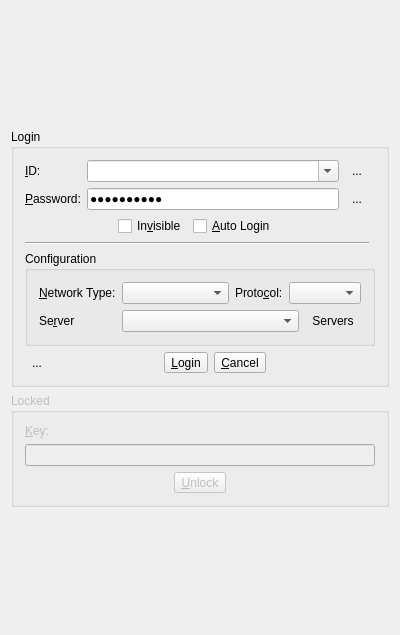
<?xml version="1.0" encoding="UTF-8"?>
<ui version="4.0">
 <class>LoginWidgetClass</class>
 <widget class="QWidget" name="LoginWidgetClass">
  <property name="geometry">
   <rect>
    <x>0</x>
    <y>0</y>
    <width>400</width>
    <height>635</height>
   </rect>
  </property>
  <property name="windowTitle">
   <string>LoginWidget</string>
  </property>
  <layout class="QGridLayout" name="gridLayout">
   <item row="0" column="0">
    <widget class="QLabel" name="topLabel">
     <property name="sizePolicy">
      <sizepolicy hsizetype="Expanding" vsizetype="Expanding">
       <horstretch>0</horstretch>
       <verstretch>0</verstretch>
      </sizepolicy>
     </property>
     <property name="text">
      <string/>
     </property>
     <property name="scaledContents">
      <bool>false</bool>
     </property>
     <property name="alignment">
      <set>Qt::AlignCenter</set>
     </property>
    </widget>
   </item>
   <item row="1" column="0">
    <widget class="QGroupBox" name="loginGroupBox">
     <property name="sizePolicy">
      <sizepolicy hsizetype="Expanding" vsizetype="Preferred">
       <horstretch>0</horstretch>
       <verstretch>0</verstretch>
      </sizepolicy>
     </property>
     <property name="title">
      <string>Login</string>
     </property>
     <layout class="QGridLayout" name="loginGridLayout">
      <item row="0" column="0">
       <widget class="QLabel" name="idLabel">
        <property name="text">
         <string>&amp;ID:</string>
        </property>
        <property name="buddy">
         <cstring>idComboBox</cstring>
        </property>
       </widget>
      </item>
      <item row="0" column="1">
       <widget class="QComboBox" name="idComboBox">
        <property name="sizePolicy">
         <sizepolicy hsizetype="Expanding" vsizetype="Fixed">
          <horstretch>0</horstretch>
          <verstretch>0</verstretch>
         </sizepolicy>
        </property>
        <property name="editable">
         <bool>true</bool>
        </property>
        <property name="currentIndex">
         <number>-1</number>
        </property>
       </widget>
      </item>
      <item row="0" column="2" colspan="2">
       <widget class="QToolButton" name="toolButtonApplyForRegistration">
        <property name="toolTip">
         <string>Apply For Registration</string>
        </property>
        <property name="whatsThis">
         <string>Apply For Registration</string>
        </property>
        <property name="text">
         <string>...</string>
        </property>
        <property name="icon">
         <iconset resource="../resources.qrc">
          <normaloff>:/resources/images/contacts.png</normaloff>:/resources/images/contacts.png</iconset>
        </property>
        <property name="autoRaise">
         <bool>true</bool>
        </property>
       </widget>
      </item>
      <item row="1" column="0">
       <widget class="QLabel" name="passwordLabel">
        <property name="text">
         <string>&amp;Password:</string>
        </property>
        <property name="buddy">
         <cstring>passwordLineEdit</cstring>
        </property>
       </widget>
      </item>
      <item row="1" column="1">
       <widget class="QLineEdit" name="passwordLineEdit">
        <property name="text">
         <string>hehuihehui</string>
        </property>
        <property name="frame">
         <bool>true</bool>
        </property>
        <property name="echoMode">
         <enum>QLineEdit::Password</enum>
        </property>
       </widget>
      </item>
      <item row="5" column="0" colspan="4">
       <layout class="QHBoxLayout" name="horizontalLayout_2">
        <item>
         <widget class="QToolButton" name="toolButtonConfig">
          <property name="text">
           <string>...</string>
          </property>
          <property name="icon">
           <iconset resource="../resources.qrc">
            <normaloff>:/resources/images/configure.png</normaloff>:/resources/images/configure.png</iconset>
          </property>
          <property name="checkable">
           <bool>true</bool>
          </property>
          <property name="autoRaise">
           <bool>true</bool>
          </property>
         </widget>
        </item>
        <item>
         <spacer name="horizontalSpacer_4">
          <property name="orientation">
           <enum>Qt::Horizontal</enum>
          </property>
          <property name="sizeHint" stdset="0">
           <size>
            <width>40</width>
            <height>20</height>
           </size>
          </property>
         </spacer>
        </item>
        <item>
         <widget class="QToolButton" name="loginToolButton">
          <property name="sizePolicy">
           <sizepolicy hsizetype="Minimum" vsizetype="Fixed">
            <horstretch>0</horstretch>
            <verstretch>0</verstretch>
           </sizepolicy>
          </property>
          <property name="text">
           <string>&amp;Login</string>
          </property>
          <property name="shortcut">
           <string>Ctrl+Return</string>
          </property>
          <property name="toolButtonStyle">
           <enum>Qt::ToolButtonTextBesideIcon</enum>
          </property>
         </widget>
        </item>
        <item>
         <widget class="QToolButton" name="cancelToolButton">
          <property name="text">
           <string>&amp;Cancel</string>
          </property>
         </widget>
        </item>
        <item>
         <spacer name="horizontalSpacer_5">
          <property name="orientation">
           <enum>Qt::Horizontal</enum>
          </property>
          <property name="sizeHint" stdset="0">
           <size>
            <width>40</width>
            <height>20</height>
           </size>
          </property>
         </spacer>
        </item>
       </layout>
      </item>
      <item row="1" column="2">
       <widget class="QToolButton" name="toolButtoRetrievePassword">
        <property name="toolTip">
         <string>Retrieve Password</string>
        </property>
        <property name="whatsThis">
         <string>Retrieve Password</string>
        </property>
        <property name="text">
         <string>...</string>
        </property>
        <property name="icon">
         <iconset resource="../resources.qrc">
          <normaloff>:/resources/images/password.png</normaloff>:/resources/images/password.png</iconset>
        </property>
        <property name="autoRaise">
         <bool>true</bool>
        </property>
       </widget>
      </item>
      <item row="2" column="0" colspan="3">
       <layout class="QHBoxLayout" name="horizontalLayout_3">
        <item>
         <spacer name="horizontalSpacer_6">
          <property name="orientation">
           <enum>Qt::Horizontal</enum>
          </property>
          <property name="sizeHint" stdset="0">
           <size>
            <width>40</width>
            <height>20</height>
           </size>
          </property>
         </spacer>
        </item>
        <item>
         <widget class="QCheckBox" name="invisibleCheckBox">
          <property name="text">
           <string>In&amp;visible</string>
          </property>
         </widget>
        </item>
        <item>
         <widget class="QCheckBox" name="autoLoginCheckBox">
          <property name="text">
           <string>&amp;Auto Login</string>
          </property>
         </widget>
        </item>
        <item>
         <spacer name="horizontalSpacer_7">
          <property name="orientation">
           <enum>Qt::Horizontal</enum>
          </property>
          <property name="sizeHint" stdset="0">
           <size>
            <width>40</width>
            <height>20</height>
           </size>
          </property>
         </spacer>
        </item>
       </layout>
      </item>
      <item row="3" column="0" colspan="3">
       <widget class="Line" name="line">
        <property name="orientation">
         <enum>Qt::Horizontal</enum>
        </property>
       </widget>
      </item>
      <item row="4" column="0" colspan="4">
       <widget class="QGroupBox" name="groupBoxConfiguration">
        <property name="title">
         <string>Configuration</string>
        </property>
        <layout class="QGridLayout" name="gridLayout_2">
         <item row="0" column="0">
          <widget class="QLabel" name="labelNetworkType">
           <property name="text">
            <string>&amp;Network Type:</string>
           </property>
           <property name="buddy">
            <cstring>comboBoxNetworkType</cstring>
           </property>
          </widget>
         </item>
         <item row="0" column="1">
          <widget class="QComboBox" name="comboBoxNetworkType">
           <property name="sizePolicy">
            <sizepolicy hsizetype="Expanding" vsizetype="Fixed">
             <horstretch>0</horstretch>
             <verstretch>0</verstretch>
            </sizepolicy>
           </property>
           <property name="currentIndex">
            <number>-1</number>
           </property>
          </widget>
         </item>
         <item row="0" column="2">
          <widget class="QLabel" name="labelProtocol">
           <property name="text">
            <string>Proto&amp;col:</string>
           </property>
           <property name="buddy">
            <cstring>comboBoxProtocol</cstring>
           </property>
          </widget>
         </item>
         <item row="0" column="3">
          <widget class="QComboBox" name="comboBoxProtocol"/>
         </item>
         <item row="1" column="0">
          <widget class="QLabel" name="labelServerIP">
           <property name="text">
            <string>Se&amp;rver</string>
           </property>
           <property name="buddy">
            <cstring>comboBoxServerIP</cstring>
           </property>
          </widget>
         </item>
         <item row="1" column="1" colspan="3">
          <layout class="QHBoxLayout" name="horizontalLayout_4">
           <item>
            <widget class="QComboBox" name="comboBoxServerIP">
             <property name="sizePolicy">
              <sizepolicy hsizetype="Expanding" vsizetype="Fixed">
               <horstretch>0</horstretch>
               <verstretch>0</verstretch>
              </sizepolicy>
             </property>
            </widget>
           </item>
           <item>
            <widget class="QToolButton" name="toolButtonServersManager">
             <property name="text">
              <string>Servers</string>
             </property>
             <property name="icon">
              <iconset resource="../resources.qrc">
               <normaloff>:/resources/images/tools.png</normaloff>:/resources/images/tools.png</iconset>
             </property>
             <property name="autoRaise">
              <bool>true</bool>
             </property>
            </widget>
           </item>
          </layout>
         </item>
        </layout>
       </widget>
      </item>
     </layout>
    </widget>
   </item>
   <item row="3" column="0">
    <widget class="QGroupBox" name="unlockGroupBox">
     <property name="enabled">
      <bool>false</bool>
     </property>
     <property name="sizePolicy">
      <sizepolicy hsizetype="Expanding" vsizetype="Preferred">
       <horstretch>0</horstretch>
       <verstretch>0</verstretch>
      </sizepolicy>
     </property>
     <property name="title">
      <string>Locked</string>
     </property>
     <layout class="QGridLayout" name="unlockGridLayout">
      <item row="1" column="0">
       <widget class="QLineEdit" name="keyLineEdit">
        <property name="echoMode">
         <enum>QLineEdit::Password</enum>
        </property>
       </widget>
      </item>
      <item row="2" column="0">
       <layout class="QHBoxLayout" name="horizontalLayout">
        <item>
         <spacer name="horizontalSpacer_2">
          <property name="orientation">
           <enum>Qt::Horizontal</enum>
          </property>
          <property name="sizeHint" stdset="0">
           <size>
            <width>40</width>
            <height>20</height>
           </size>
          </property>
         </spacer>
        </item>
        <item>
         <widget class="QToolButton" name="unlockToolButton">
          <property name="sizePolicy">
           <sizepolicy hsizetype="Minimum" vsizetype="Fixed">
            <horstretch>0</horstretch>
            <verstretch>0</verstretch>
           </sizepolicy>
          </property>
          <property name="text">
           <string>&amp;Unlock</string>
          </property>
          <property name="toolButtonStyle">
           <enum>Qt::ToolButtonTextBesideIcon</enum>
          </property>
         </widget>
        </item>
        <item>
         <spacer name="horizontalSpacer_3">
          <property name="orientation">
           <enum>Qt::Horizontal</enum>
          </property>
          <property name="sizeHint" stdset="0">
           <size>
            <width>40</width>
            <height>20</height>
           </size>
          </property>
         </spacer>
        </item>
       </layout>
      </item>
      <item row="0" column="0">
       <widget class="QLabel" name="keyLabel">
        <property name="text">
         <string>&amp;Key:</string>
        </property>
        <property name="buddy">
         <cstring>keyLineEdit</cstring>
        </property>
       </widget>
      </item>
     </layout>
    </widget>
   </item>
   <item row="4" column="0">
    <widget class="QLabel" name="bottomLabel">
     <property name="sizePolicy">
      <sizepolicy hsizetype="Expanding" vsizetype="Expanding">
       <horstretch>0</horstretch>
       <verstretch>0</verstretch>
      </sizepolicy>
     </property>
     <property name="text">
      <string/>
     </property>
    </widget>
   </item>
  </layout>
 </widget>
 <layoutdefault spacing="6" margin="11"/>
 <tabstops>
  <tabstop>idComboBox</tabstop>
  <tabstop>passwordLineEdit</tabstop>
  <tabstop>toolButtonApplyForRegistration</tabstop>
  <tabstop>toolButtoRetrievePassword</tabstop>
  <tabstop>invisibleCheckBox</tabstop>
  <tabstop>autoLoginCheckBox</tabstop>
  <tabstop>loginToolButton</tabstop>
  <tabstop>cancelToolButton</tabstop>
  <tabstop>comboBoxNetworkType</tabstop>
  <tabstop>comboBoxProtocol</tabstop>
  <tabstop>comboBoxServerIP</tabstop>
  <tabstop>keyLineEdit</tabstop>
  <tabstop>unlockToolButton</tabstop>
  <tabstop>toolButtonConfig</tabstop>
  <tabstop>toolButtonServersManager</tabstop>
 </tabstops>
 <resources>
  <include location="../resources.qrc"/>
 </resources>
 <connections/>
</ui>
